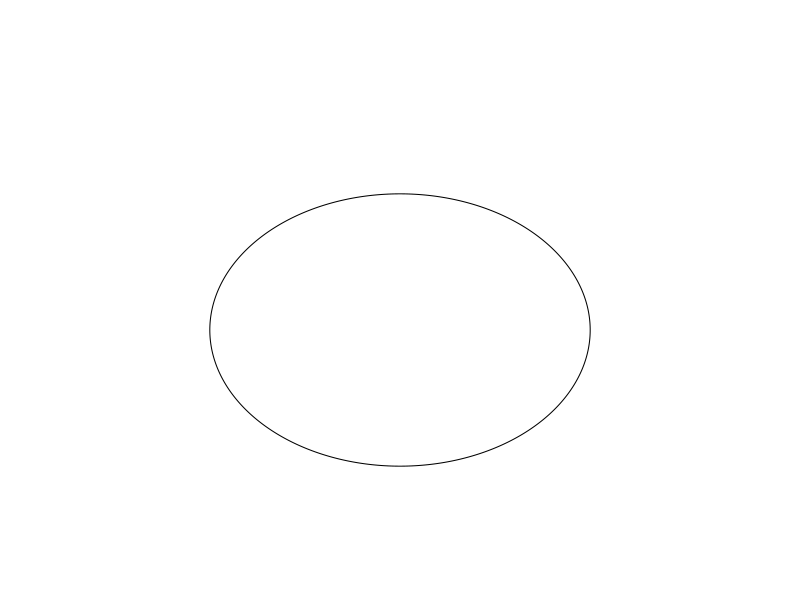

Recreate this plot in R. (Note: this script raises an error after producing the figure.)
# This script produces a circular plot that visualizes the distance between the GFÖ conference centre 
# and a number of restaurants, bars and nightclubs in Marburg. 
# 
# Written by Christian König
# Biodiversity, Macroecology and Biogeography Group
# University of Göttingen

#install.packages("circlize")
#install.packages("geosphere")
#install.packages("plyr")
library(circlize)
library(geosphere)

data_full = read.csv("Visualization Award.csv", sep = ";", stringsAsFactors = F)

###############################################################
#### Prepare data
# 1. Remove non-beer-serving venues!
data = subset(data_full, category %in% c("imbiss", "restaurant", "bar_pub_bistro"))

# 2. Remove duplicates
data = data[which(!duplicated(data$name)),]

# 3. Calculate distance to university
uni_coords = as.numeric(data_full[which(data_full$name == "Zentrales Hörsaalgebäude (venue)"), c("latitude", "longitude")])
data$dist_to_university = distm(data[,c("latitude", "longitude")], uni_coords, fun = distHaversine)

# 4. Use only rather proximate venues
data = subset(data, dist_to_university < 2500)
data$scale = 1 - (data$dist_to_university / 2500)
data = data[order(data$dist_to_university),]

# 5. add colors
legend_colors = c(rgb(0,1,0), rgb(1,0.6,0), rgb(0,0.7,1))
data$colors = legend_colors[as.factor(data$category)]

###############################################################
# Main plotting function
draw_slices = function(data){
  par(mar = c(1, 1, 4, 1))
  plot(c(-1.85, 1.85), c(-1.7, 1.7), type = "n", axes = FALSE, main = NA, 
       col.main = "firebrick1", cex.main = 2)
  slice_bounds = rev(seq(0,360, length.out = (nrow(data)+1))) # define width of slices
  slice_bounds = (slice_bounds + 90) %% 360 # rotate to start with shortest distance on top
  CF = 0.01745329252 # Conversion factor from degree to radians
  draw.sector(0, 360, col = "white", border = "black")
  
  # draw individual slices
  for(i in 2:length(slice_bounds)){
    start_deg = slice_bounds[i]
    stop_deg = slice_bounds[i-1]
    mean_deg = ifelse(stop_deg < start_deg, (start_deg + stop_deg ) / 2 + 180, (start_deg + stop_deg) / 2)
    lines(x = c(0, cos(start_deg * CF)), y = c(0,sin(start_deg * CF)), col = "gray50")
    scale = data$scale[i-1]
    color = data$colors[i-1]
    draw.sector(start.degree = start_deg, end.degree = stop_deg, rou1 = scale, clock.wise = F, 
                col = color, border = NA)
    label = paste(data$name[i-1], ": ", data$street[i-1], " ", data$street_no[i-1], sep = "")
    srt_tmp = ifelse(mean_deg > 90 & mean_deg < 270, mean_deg-180, mean_deg)
    adj_tmp = ifelse(mean_deg > 90 & mean_deg < 270, 1, 0)
    text(x = cos(mean_deg * CF) *1.01, y = sin(mean_deg * CF) * 1.01, 
         labels = label, cex = 0.65, srt = srt_tmp, adj = adj_tmp)
  }
  
  # add title, text and other stuff
  draw.sector(0, 360, col = NA, rou1 = 0.8, border = "gray50")
  draw.sector(0, 360, col = NA, rou1 = 0.6, border = "gray50")
  draw.sector(0, 360, col = NA, rou1 = 0.4, border = "gray50")
  draw.sector(0, 360, col = NA, rou1 = 0.2, border = "gray50")
  mtext("Where (not) to get drunk tonight", side = 3, line = 2, cex = 1.8, font = 2)
  mtext("- Distance to the next beer-serving venue. More whitespace means longer walkway -", side = 3, line = 0.5, cex = 1.3)
  text(-1.55, -1.4, "Legend", cex = 1.3, adj = c(1,1), font = 2)
  text(c(-1.55, -1.55, -1.55, -1.55), c(-1.56, -1.64, -1.72, -1.8), 
       labels = c("Bar/Pub/Bistro", "Restaurant", "Imbiss", "500 m distance from conference center"), adj = c(0,0.5))
  points(c(-1.65, -1.65, -1.65), c(-1.56, -1.64, -1.72), pch = 15, col = legend_colors[c(1,3,2)], cex = 1.7)
  polygon(x = c(-1.82, -1.82, -1.62, -1.62), y = c(-1.82, -1.78, -1.78, -1.82), border = "gray50", lwd = 1.4)
  text(1.75, -1.4, "Need a taxi?", cex = 1.3, adj = c(1,1), font = 2)
  text(c(1.75, 1.75, 1.75, 1.75), c(-1.56, -1.64, -1.72, -1.8), 
       labels = c("CityTaxi: 06421-44411", "Ayse's Taxi: 06421-44477" , "Taxi Mitte: 06421-22222", "Taxi Kazim: 06421-9488877"),
       adj = c(1,0.5))
}

pdf(file = "viz.pdf", width = 11, height = 11)
draw_slices(data)
dev.off()
